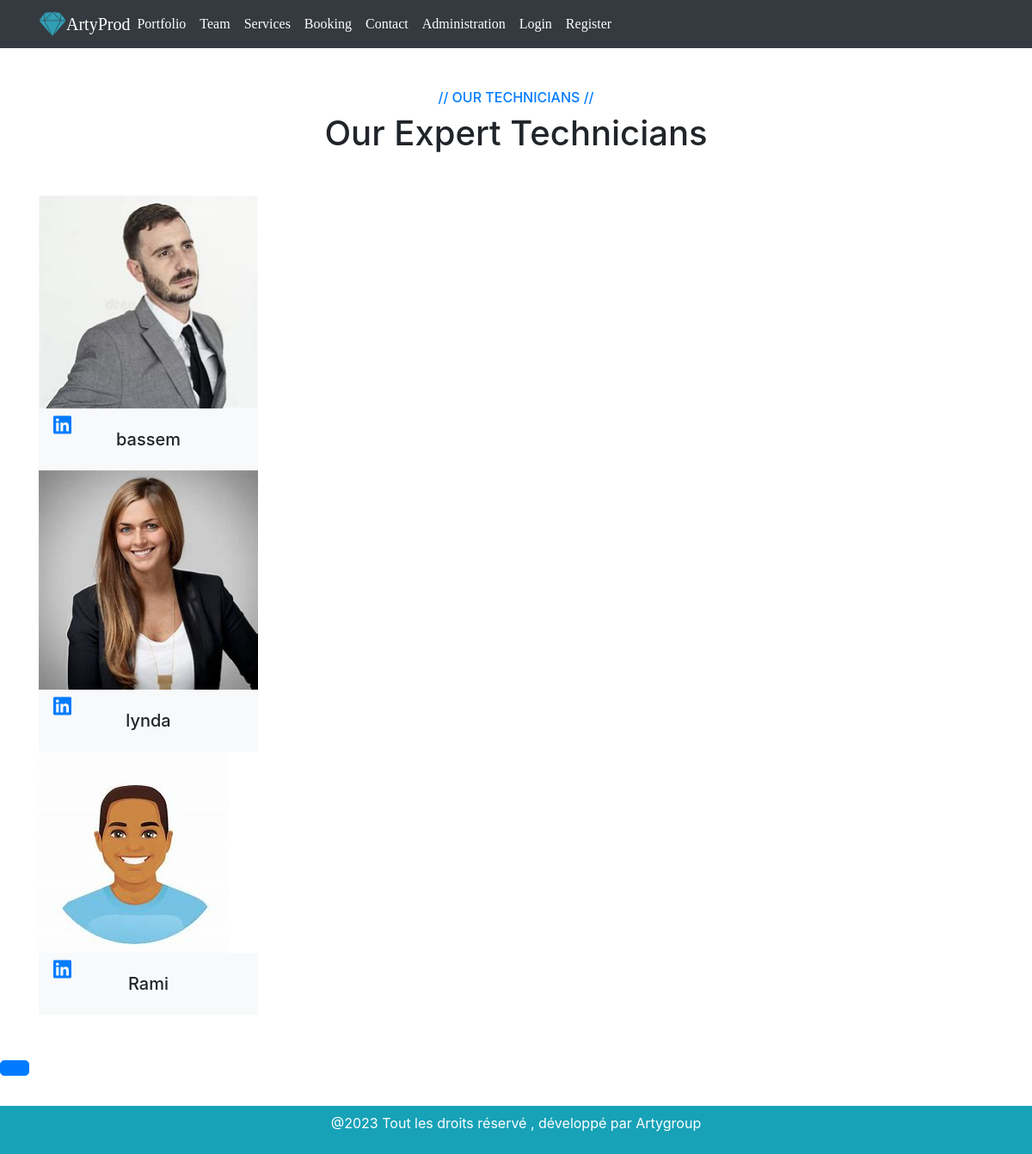
Page /design/team/ on the committed database.
### design/models.py (models this page shows, shortened)
class Personnel(models.Model):
    nom=models.CharField(max_length=100)
    fichier_cv=models.ImageField(blank=True)
    fichier_photo=models.FileField(upload_to="pictures/",max_length=250,null=True,default=None)
    lien_linkedIn=models.URLField()
    equipe=models.ForeignKey(Equipe,on_delete=models.CASCADE,null=True)

### design/views.py (the view)
# urls.py: path('team/',views.indexT,name='indexT'),
def indexT(request):
    personnels=Personnel.objects.all()
    context={'personnels':personnels}
    return render(request,'design/team.html',context)

### design/templates/design/team.html (shortened to what this page needs)
{% extends 'design/base.html' %}
{% load static %}
    {% block content %}
    <div class="container-xxl py-5">
        <div class="container">
            <div class="text-center wow fadeInUp" data-wow-delay="0.1s">
                <h6 class="text-primary text-uppercase">// Our Technicians //</h6>
                <h1 class="mb-5">Our Expert Technicians</h1>
            </div>
            {% for personnel in personnels %}
            <div class="row g-4">
                <div class="col-lg-3 col-md-6 wow fadeInUp" data-wow-delay="0.1s">
                    <div class="team-item">
                        <div class="position-relative overflow-hidden">
                            <img class="img-fluid" src="/media/{{personnel.fichier_cv}}">
                            <div class="team-overlay position-absolute start-0 top-0 w-100 h-100">
                                <a class="btn btn-square mx-1" href="{{personnel.lien_linkedIn}}"><i
                                        class="fab fa-linkedin fa-xl"></i></a>
                            </div>
                        </div>
                        <div class="bg-light text-center p-4">
                            <h5 class="fw-bold mb-0">{{personnel.nom}}</h5>
                        </div>
                    </div>
                </div>
            </div>
            {% endfor %}
        </div>
    </div>
    <a href="#" class="btn btn-lg btn-primary btn-lg-square back-to-top"></a>
    {% endblock%}

### rows in the picture
Personnel: fichier_cv (picture), nom "bassem"
Personnel: fichier_cv (picture), nom "lynda"
Personnel: fichier_cv (picture), nom "Rami"
